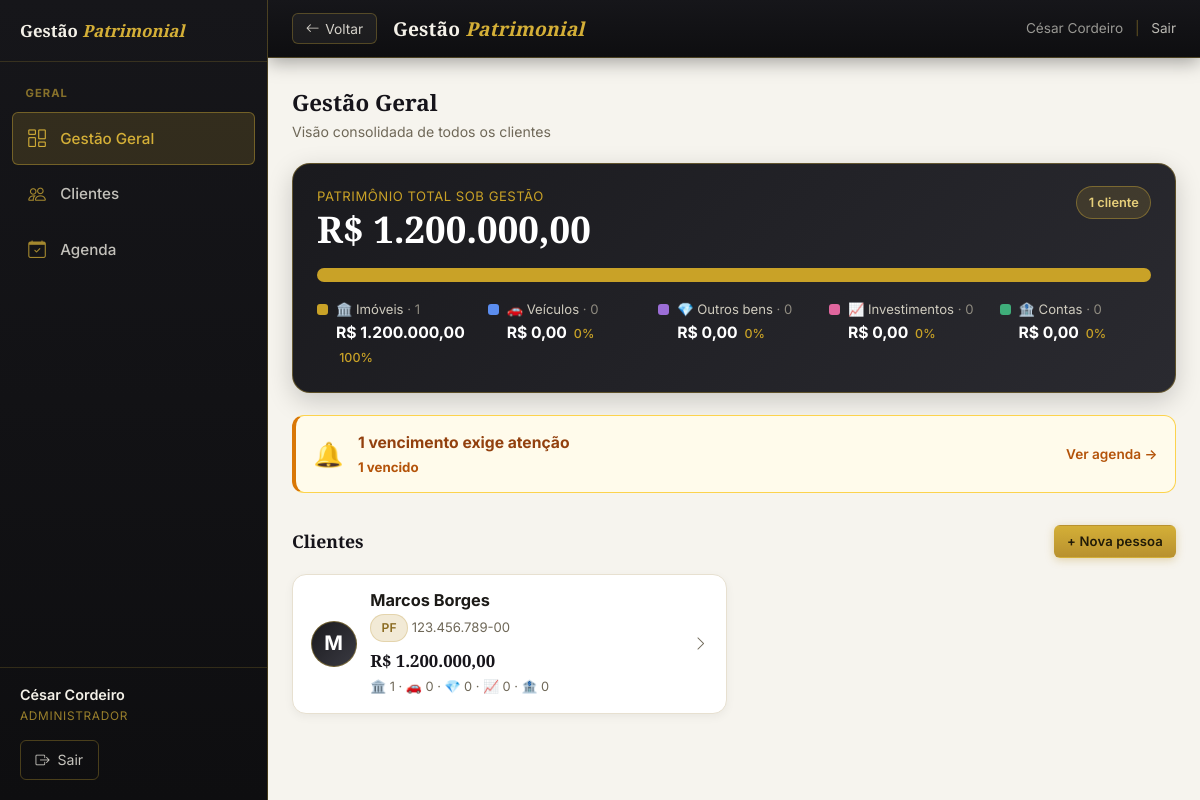
Page /gestao-geral (signed in) on the committed database.
### tables this page shows
CREATE TABLE IF NOT EXISTS clientes (
  id              INT AUTO_INCREMENT PRIMARY KEY,
  usuario_id      INT NULL,                           
  tipo_pessoa     ENUM('PF','PJ') NOT NULL DEFAULT 'PF',
  nome            VARCHAR(200) NOT NULL,              
  nome_completo   VARCHAR(200) NULL,                  
  apelido         VARCHAR(80)  NULL,
  cpf_cnpj        VARCHAR(18)  NOT NULL,
  rg              VARCHAR(20)  NULL,
  rg_orgao        VARCHAR(30)  NULL,
  rg_uf           VARCHAR(2)   NULL,
  data_nascimento DATE         NULL,
  naturalidade    VARCHAR(80)  NULL,
  nacionalidade   VARCHAR(60)  NULL DEFAULT 'Brasileira',
  estado_civil    ENUM('solteiro','casado','divorciado','viuvo','uniao_estavel','separado') NULL,
  regime_bens     ENUM('comunhao_parcial','comunhao_universal','separacao_total','participacao_final','nao_aplicavel') NULL,
  profissao       VARCHAR(80)  NULL,
  tipo_sanguineo  ENUM('A+','A-','B+','B-','AB+','AB-','O+','O-') NULL,
  nome_pai        VARCHAR(200) NULL,
  nome_mae        VARCHAR(200) NULL,
  cep             VARCHAR(9)   NULL,                  
  logradouro      VARCHAR(200) NULL,
  numero          VARCHAR(20)  NULL,
  complemento     VARCHAR(100) NULL,
  bairro          VARCHAR(100) NULL,
  cidade          VARCHAR(100) NULL,
  uf              VARCHAR(2)   NULL,
  email           VARCHAR(150) NULL,                  
  telefone        VARCHAR(20)  NULL,                  
  tem_testamento  TINYINT(1) NOT NULL DEFAULT 0,
  testamento_obs  TEXT         NULL,
  observacoes     TEXT         NULL,
  ativo           TINYINT(1) NOT NULL DEFAULT 1,
  criado_em       DATETIME NOT NULL DEFAULT CURRENT_TIMESTAMP,
  FOREIGN KEY (usuario_id) REFERENCES usuarios(id) ON DELETE SET NULL
);

### app/Core/View.php (called while the page is built, shortened)
<?php
class View
{
    public static function render(string $view, array $data = []): void
    {
        $file = APP_PATH . '/Views/' . $view . '.php';
        extract($data, EXTR_SKIP);
        require $file;
    }
}

### app/Core/Controller.php (called while the page is built, shortened)
<?php
abstract class Controller
{
    protected function view(string $view, array $data = []): void
    {
        View::render($view, $data);
    }
}

### app/Controllers/GestaoGeralController.php (called while the page is built, shortened)
<?php
class GestaoGeralController extends Controller
{
    public function index(): void
    {
        $total_clientes = (int) db()->query('SELECT COUNT(*) FROM clientes WHERE ativo = 1')->fetchColumn();
        $pat = patrimonio_consolidado();
        $alertas = alertas_resumo();
        $clientes = db()->query(
            'SELECT c.*,
                    (SELECT COUNT(*) FROM imoveis i WHERE i.cliente_id = c.id AND i.ativo = 1) AS qtd_imoveis
               FROM clientes c
              WHERE c.ativo = 1
              ORDER BY c.nome'
        )->fetchAll();
        $this->view('gestao_geral/index', compact('total_clientes', 'pat', 'alertas', 'clientes'));
    }
}

### app/Core/Router.php (called while the page is built, shortened)
<?php
class Router
{
    private array $routes = ['GET' => [], 'POST' => []];
    public function get(string $path, array $handler): void
    {
        $this->routes['GET'][trim($path, '/')] = $handler;
    }
    public function post(string $path, array $handler): void
    {
        $this->routes['POST'][trim($path, '/')] = $handler;
    }
    public function dispatch(string $url, string $method): void
    {
        $url    = trim($url, '/');
        $method = strtoupper($method) === 'POST' ? 'POST' : 'GET';
        $handler = $this->routes[$method][$url] ?? null;
        [$class, $action] = $handler;
        (new $class())->$action();
    }
}

### index.php (called while the page is built, shortened)
<?php
$router = new Router();
$router->dispatch($_GET['url'] ?? '', $_SERVER['REQUEST_METHOD']);

### includes/functions.php (called while the page is built, shortened)
<?php
function base_url(string $path = ''): string {
    $base = defined('BASE_URL') ? BASE_URL : '/cezar/';
    return $base . ltrim($path, '/');
}
function moeda(float $valor): string {
    return 'R$ ' . number_format($valor, 2, ',', '.');
}
function patrimonio_consolidado(?int $cliente_id = null): array {
    $where = 'ativo = 1' . ($cliente_id !== null ? ' AND cliente_id = :cid' : '');
    $bind  = $cliente_id !== null ? [':cid' => $cliente_id] : [];
    $uma = function (string $sql) use ($bind) {
        $stmt = db()->prepare($sql);
        $stmt->execute($bind);
        return $stmt->fetch(PDO::FETCH_NUM);
    };
    [$imoveis_qtd, $imoveis_valor] = $uma(
        "SELECT COUNT(*), COALESCE(SUM(valor_mercado),0) FROM imoveis WHERE $where"
    );
    [$veiculos_qtd, $veiculos_valor] = $uma(
        "SELECT COUNT(*), COALESCE(SUM(COALESCE(valor_mercado, valor_fipe, valor_aquisicao, 0)),0)
           FROM veiculos WHERE $where"
    );
    [$outros_qtd, $outros_valor] = $uma(
        "SELECT COUNT(*), COALESCE(SUM(COALESCE(valor_mercado, valor_aquisicao, 0)),0)
           FROM outros_bens WHERE $where"
    );
    [$contas_qtd, $contas_saldo] = $uma(
        "SELECT COUNT(*), COALESCE(SUM(CASE WHEN moeda = 'BRL' THEN saldo_atual ELSE 0 END),0)
           FROM contas_financeiras WHERE $where"
    );
    [$invest_qtd, $invest_valor] = $uma(
        "SELECT COUNT(*), COALESCE(SUM(valor_atual),0)
           FROM investimentos WHERE $where AND status = 'ativo'"
    );
    $imoveis_valor  = (float) $imoveis_valor;
    $veiculos_valor = (float) $veiculos_valor;
    $outros_valor   = (float) $outros_valor;
    $contas_saldo   = (float) $contas_saldo;
    $invest_valor   = (float) $invest_valor;
    return [
        'imoveis_qtd'    => (int) $imoveis_qtd,
        'imoveis_valor'  => $imoveis_valor,
        'veiculos_qtd'   => (int) $veiculos_qtd,
        'veiculos_valor' => $veiculos_valor,
        'outros_qtd'     => (int) $outros_qtd,
        'outros_valor'   => $outros_valor,
        'invest_qtd'     => (int) $invest_qtd,
        'invest_valor'   => $invest_valor,
        'contas_qtd'     => (int) $contas_qtd,
        'contas_saldo'   => $contas_saldo,
        'total'          => $imoveis_valor + $veiculos_valor + $outros_valor + $invest_valor + $contas_saldo,
    ];
}
function alertas_consolidado(?int $cliente_id = null): array {
    $C = ' COLLATE utf8mb4_unicode_ci ';
    $bind = [];
    $sql .= ' ORDER BY a.data ASC';
    $stmt = db()->prepare($sql);
    $stmt->execute($bind);
    $linhas = $stmt->fetchAll();
    if ($linhas) {
        $nomes = db()->query('SELECT id, nome FROM clientes')->fetchAll(PDO::FETCH_KEY_PAIR);
    }
    return $linhas;
}
function dias_ate(string $data): int {
    $hoje = new DateTimeImmutable('today');
    $alvo = new DateTimeImmutable($data);
    return (int) $hoje->diff($alvo)->format('%r%a');
}
function alertas_resumo(?int $cliente_id = null, int $dias = 30): array {
    $vencidos = $proximos = 0;
    $lista = alertas_consolidado($cliente_id);
    foreach ($lista as $a) {
        $d = dias_ate($a['data']);
        if ($d < 0) $vencidos++;
        elseif ($d <= $dias) $proximos++;
    }
    return [
        'vencidos' => $vencidos,
        'proximos' => $proximos,
        'urgentes' => $vencidos + $proximos,
        'total'    => count($lista),
    ];
}
function h(string $str): string {
    return htmlspecialchars($str, ENT_QUOTES, 'UTF-8');
}

### includes/db.php (called while the page is built, shortened)
<?php
function db(): PDO
{
    static $pdo = null;
    if ($pdo === null) {
        $host    = Env::get('DB_HOST', '127.0.0.1');
        $name    = Env::get('DB_NAME', 'gestao_patrimonial');
        $user    = Env::get('DB_USER', 'root');
        $pass    = Env::get('DB_PASS', '');
        $charset = Env::get('DB_CHARSET', 'utf8mb4');
        $dsn = "mysql:host={$host};dbname={$name};charset={$charset}";
        $pdo = new PDO($dsn, $user, $pass, [
            PDO::ATTR_ERRMODE            => PDO::ERRMODE_EXCEPTION,
            PDO::ATTR_DEFAULT_FETCH_MODE => PDO::FETCH_ASSOC,
            PDO::ATTR_EMULATE_PREPARES   => false,
        ]);
    }
    return $pdo;
}

### app/Views/gestao_geral/index.php (the view, shortened to what this page needs)
<?php
require APP_ROOT . '/includes/header.php';
$comp = [
    ['label' => 'Imóveis',  'emoji' => '🏛️', 'valor' => $pat['imoveis_valor'],  'qtd' => $pat['imoveis_qtd'],  'cor' => '#c9a227'],
    ['label' => 'Veículos', 'emoji' => '🚗', 'valor' => $pat['veiculos_valor'], 'qtd' => $pat['veiculos_qtd'], 'cor' => '#5b8def'],
    ['label' => 'Outros bens', 'emoji' => '💎', 'valor' => $pat['outros_valor'], 'qtd' => $pat['outros_qtd'], 'cor' => '#9b6dd6'],
    ['label' => 'Investimentos', 'emoji' => '📈', 'valor' => $pat['invest_valor'], 'qtd' => $pat['invest_qtd'], 'cor' => '#e0669e'],
    ['label' => 'Contas',   'emoji' => '🏦', 'valor' => $pat['contas_saldo'],  'qtd' => $pat['contas_qtd'],  'cor' => '#3fae7a'],
];
$total_pat = (float) $pat['total'];
?>
<div class="container">
  <div style="margin-bottom:1.25rem">
    <h2 style="font-size:1.4rem;color:var(--cor-primaria);font-family:var(--fonte-titulo)">Gestão Geral</h2>
    <div style="font-size:.88rem;color:var(--cor-secundario)">Visão consolidada de todos os clientes</div>
  </div>
  <div class="gg-hero">
    <div class="gg-hero-top">
      <div>
        <div class="gg-hero-l">Patrimônio total sob gestão</div>
        <div class="gg-hero-n"><?= moeda($total_pat) ?></div>
      </div>
      <div class="gg-hero-badge"><?= $total_clientes ?> cliente<?= $total_clientes == 1 ? '' : 's' ?></div>
    </div>
    <?php if ($total_pat > 0): ?>
    <div class="gg-bar">
      <?php foreach ($comp as $seg): if ($seg['valor'] <= 0) continue;
        $pct = round($seg['valor'] / $total_pat * 100, 1); ?>
        <div class="gg-bar-seg" style="width:<?= $pct ?>%;background:<?= $seg['cor'] ?>"
             title="<?= h($seg['label']) ?>: <?= moeda($seg['valor']) ?> (<?= $pct ?>%)"></div>
      <?php endforeach; ?>
    </div>
    <?php endif; ?>
    <div class="gg-legend">
      <?php foreach ($comp as $seg):
        $pct = $total_pat > 0 ? round($seg['valor'] / $total_pat * 100) : 0; ?>
        <div class="gg-leg">
          <span class="gg-leg-dot" style="background:<?= $seg['cor'] ?>"></span>
          <div>
            <div class="gg-leg-top"><?= $seg['emoji'] ?> <?= h($seg['label']) ?> <span class="gg-leg-qtd">· <?= $seg['qtd'] ?></span></div>
            <div class="gg-leg-val"><?= moeda($seg['valor']) ?> <span class="gg-leg-pct"><?= $pct ?>%</span></div>
          </div>
        </div>
      <?php endforeach; ?>
    </div>
  </div>
  <?php if (($alertas['urgentes'] ?? 0) > 0): ?>
  <a class="gg-alertas" href="<?= base_url('agenda') ?>">
    <span class="gg-alertas-ico">🔔</span>
    <div style="flex:1;min-width:0">
      <div class="gg-alertas-tit">
        <?= $alertas['urgentes'] ?> vencimento<?= $alertas['urgentes'] == 1 ? '' : 's' ?> exige<?= $alertas['urgentes'] == 1 ? '' : 'm' ?> atenção
      </div>
      <div class="gg-alertas-sub">
        <?php if ($alertas['vencidos'] > 0): ?><b><?= $alertas['vencidos'] ?> vencido<?= $alertas['vencidos'] == 1 ? '' : 's' ?></b><?php endif; ?>
      </div>
    </div>
    <span class="gg-alertas-cta">Ver agenda →</span>
  </a>
  <?php endif; ?>
  <div style="display:flex;align-items:center;justify-content:space-between;gap:1rem;margin:2rem 0 1rem">
    <h3 style="font-size:1.1rem;color:var(--cor-primaria)">Clientes</h3>
    <a href="<?= base_url('clientes/novo') ?>" class="btn btn-primario btn-sm">+ Nova pessoa</a>
  </div>
  <?php if ($clientes): ?>
    <div class="gg-clientes">
      <?php foreach ($clientes as $c):
        $nome = $c['nome_completo'] ?: $c['nome'];
        $ini  = mb_strtoupper(mb_substr(trim($c['nome']), 0, 1));
      ?>
      <a class="gg-cli-card" href="<?= base_url('dashboard?cliente_id=' . $c['id']) ?>">
        <div class="gg-cli-avatar"><?= h($ini) ?></div>
        <div style="min-width:0;flex:1">
          <div class="gg-cli-nome"><?= h($nome) ?></div>
          <div class="gg-cli-sub"><span class="tag"><?= $c['tipo_pessoa'] ?></span> <?= h($c['cpf_cnpj']) ?></div>
          <div class="gg-cli-pat"><?= moeda($c['patrimonio']['total']) ?></div>
          <div class="gg-cli-meta">🏛️ <?= (int)$c['patrimonio']['imoveis_qtd'] ?> · 🚗 <?= (int)$c['patrimonio']['veiculos_qtd'] ?> · 💎 <?= (int)$c['patrimonio']['outros_qtd'] ?> · 📈 <?= (int)$c['patrimonio']['invest_qtd'] ?> · 🏦 <?= (int)$c['patrimonio']['contas_qtd'] ?></div>
        </div>
        <i class="bi bi-chevron-right" style="color:var(--cor-secundario)"></i>
      </a>
      <?php endforeach; ?>
    </div>
  <?php else: ?>
    <div class="card"><p style="color:var(--cor-secundario);text-align:center;padding:2rem">Nenhum cliente cadastrado. <a href="<?= base_url('clientes/novo') ?>">Cadastrar o primeiro</a>.</p></div>
  <?php endif; ?>
</div>
<?php require APP_ROOT . '/includes/footer.php'; ?>

### assets/css/style.css (style rules this page uses)
*, *::before, *::after { box-sizing: border-box; margin: 0; padding: 0; }
:root { --preto: #0e0e10; --preto-2: #1b1b1f; --grafite: #2a2a2e; --dourado: #b8912f; --dourado-claro:#d4af37; --dourado-h: #9a7826; --marfim: #f6f4ee; --cor-primaria: #16141a; --cor-acento: #b8912f; --cor-acento-h: #9a7826; --cor-fundo: #f6f4ee; --cor-branco: #ffffff; --cor-borda: #e7e0d0; --cor-texto: #1c1a17; --cor-secundario:#6f6858; --cor-sucesso: #2f7d52; --cor-alerta: #a56a12; --cor-erro: #b23b3b; --cor-tag-bg: #f2ead6; --cor-tag-txt: #8a6a1f; --sombra: 0 2px 10px rgba(20,16,8,.07); --sombra-alta: 0 14px 38px rgba(20,16,8,.16); --raio: 10px; --raio-sm: 6px; --fonte-titulo: 'Playfair Display', Georgia, 'Times New Roman', serif; --fonte-corpo: 'Inter', -apple-system, BlinkMacSystemFont, 'Segoe UI', sans-serif; }
body { font-family: var(--fonte-corpo); background: var(--cor-fundo); color: var(--cor-texto); font-size: 15px; line-height: 1.55; -webkit-font-smoothing: antialiased; }
a { color: var(--cor-acento); text-decoration: none; }
h1, h2, h3 { font-family: var(--fonte-titulo); }
@media (min-width: 1024px) { body { padding-left: 268px; } }
.container { max-width: 1200px; margin: 0 auto; padding: 1.75rem 1.5rem; }
.btn { display: inline-flex; align-items: center; gap: .4rem; padding: .55rem 1.15rem; border-radius: var(--raio-sm); border: 1px solid transparent; cursor: pointer; font-size: .9rem; font-weight: 600; font-family: var(--fonte-corpo); letter-spacing: .01em; transition: background .15s, box-shadow .15s, border-color .15s, transform .1s; text-decoration: none; }
.btn-primario { background: linear-gradient(180deg, #d4af37 0%, var(--dourado) 100%); color: #201a08; box-shadow: 0 2px 8px rgba(184,145,47,.35); }
.btn-sm { padding: .35rem .75rem; font-size: .82rem; }
.tag { display: inline-block; padding: .22rem .65rem; border-radius: 20px; font-size: .76rem; font-weight: 600; background: var(--cor-tag-bg); color: var(--cor-tag-txt); border: 1px solid rgba(184,145,47,.25); }

### rows in the picture
clientes: nome "M", nome "Marcos Borges", tipo_pessoa "PF", cpf_cnpj "123.456.789-00", total "R$ 1.200.000,00", imoveis_qtd "1", tem_testamento "0"

### other values in the picture
$usuario['nome'] "César Cordeiro"
$titulo "GERAL"
$rotulo "Gestão Geral"
$rotulo "Clientes"
$rotulo "Agenda"
moeda($total_pat) "R$ 1.200.000,00"
$total_clientes "1"
$seg['emoji'] "🏛️"
$seg['label'] "Imóveis"
$seg['qtd'] "1"
moeda($seg['valor']) "R$ 1.200.000,00"
$pct "100"
$seg['emoji'] "🚗"
$seg['label'] "Veículos"
$seg['qtd'] "0"
